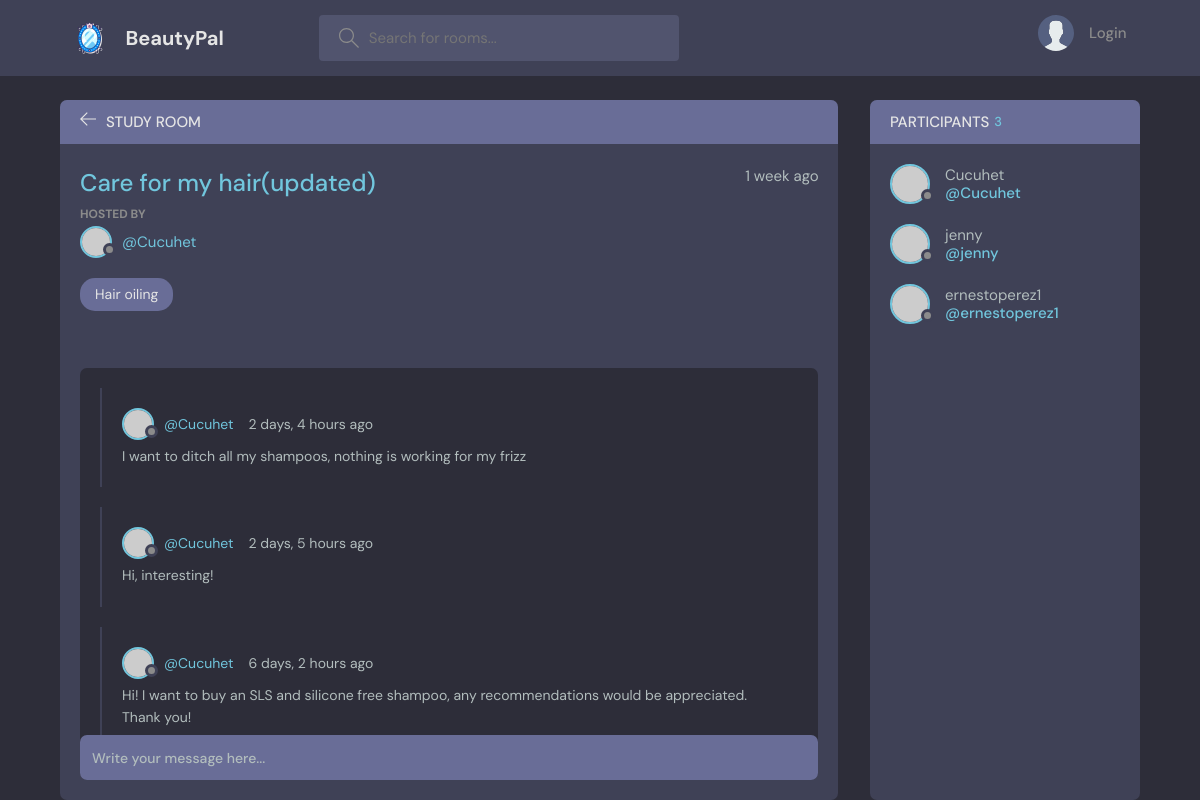
Page /room/2/ on the committed database.
### beautypal/models.py (models this page shows, shortened)
class Room(models.Model):
    host = models.ForeignKey(User, on_delete= models.SET_NULL, null = True)
    topic = models.ForeignKey(Topic, on_delete= models.SET_NULL, null = True)
    name = models.CharField(max_length=200)
    description = models.TextField(null=True, blank=True)
    participants = models.ManyToManyField(User, related_name='participants', blank = True)
    updated = models.DateTimeField(auto_now=True)
    created = models.DateTimeField(auto_now_add=True)
    class Meta:
        ordering = [ '-updated', '-created']

class Topic(models.Model):
    name = models.CharField(max_length=200)
    def __str__(self):
        return self.name

class Message(models.Model):
    user = models.ForeignKey(User, on_delete=models.CASCADE)
    room = models.ForeignKey(Room, on_delete= models.CASCADE)
    body = models.TextField()
    updated = models.DateTimeField(auto_now=True)
    created = models.DateTimeField(auto_now_add=True)
    class Meta:
        ordering = [ '-updated', '-created']

### beautypal/views.py (the view, shortened to what this page needs)
# urls.py: path('room/<str:pk>/', views.room, name="room"),
def room(request, pk):
    room = Room.objects.get(id=pk)
    room_messages = room.message_set.all().order_by('-created')
    participants = room.participants.all()
    context = {'room': room, 'room_messages' : room_messages, 'participants' : participants}
    return render(request, 'beautypal/room.html', context)

### beautypal/templates/beautypal/room.html (shortened to what this page needs)
{% extends 'main.html' %}
{% block content %}
<main class="profile-page layout layout--2">
  <div class="container">
    <div class="room">
      <div class="room__top">
        <div class="room__topLeft">
          <a href="{% url 'home' %}">
            <svg version="1.1" xmlns="http://www.w3.org/2000/svg" width="32" height="32" viewBox="0 0 32 32">
              <title>arrow-left</title>
              <path
                d="M13.723 2.286l-13.723 13.714 13.719 13.714 1.616-1.611-10.96-10.96h27.625v-2.286h-27.625l10.965-10.965-1.616-1.607z">
              </path>
            </svg>
          </a>
          <h3>Study Room</h3>
        </div>
      </div>
      <div class="room__box scroll">
        <div class="room__header scroll">
          <div class="room__info">
            <h3>{{room.name}}</h3>
            <span>{{room.created|timesince}} ago</span>
          </div>
          <div class="room__hosted">
            <p>Hosted By</p>
            <a href="{% url 'user-profile' room.host.id %}" class="room__author">
              <div class="avatar avatar--small">
                <img src="https://randomuser.me/api/portraits/men/37.jpg" />
              </div>
              <span>@{{room.host.username}}</span>
            </a>
          </div>
          <span class="room__topics">{{room.topic}}</span>
        </div>
        <div class="room__conversation">
          <div class="threads scroll">
            {% for message in room_messages %}
            <div class="thread">
              <div class="thread__top">
                <div class="thread__author">
                  <a href="{% url 'user-profile' message.user.id %}" class="thread__authorInfo">
                    <div class="avatar avatar--small">
                      <img src="https://randomuser.me/api/portraits/men/37.jpg" />
                    </div>
                    <span>@{{message.user.username}}</span>
                  </a>
                  <span class="thread__date">{{message.created|timesince}} ago</span>
                </div>
              </div>
              <div class="thread__details">
                {{message.body}}
              </div>
            </div>
            {% endfor %}
          </div>
        </div>
      </div>
      <div class="room__message">
        <form action="" method="POST">
          <input name="body" placeholder="Write your message here..." />
        </form>
      </div>
    </div>
    <div class="participants">
      <h3 class="participants__top">Participants <span>{{participants.count}}</span></h3>
      <div class="participants__list scroll">
        {% for user in participants %}
        <a href="{% url 'user-profile' user.id %}" class="participant">
          <div class="avatar avatar--medium">
            <img src="https://randomuser.me/api/portraits/men/37.jpg" />
          </div>
          <p>
            {{user.username}}
            <span>@{{user.username}}</span>
          </p>
        </a>
        {% endfor %}
      </div>
    </div>
  </div>
</main>
{% endblock content %}

### rows in the picture
Room: name "Care for my hair(updated)", created "1 week", host.username "Cucuhet", topic "Hair oiling"
Message: user.username "Cucuhet", created "2 days, 4 hours", body "I want to ditch all my shampoos, nothing is working for my frizz"
Message: user.username "Cucuhet", created "2 days, 5 hours", body "Hi, interesting!"
Message: user.username "Cucuhet", created "6 days, 2 hours", body "Hi! I want to buy an SLS and silicone free shampoo, any recommendations would be appreciated. Thank you!"

### other values in the picture
{{ participants.count }} "3"
{{ user.username }} "Cucuhet"
{{ user.username }} "jenny"
{{ user.username }} "ernestoperez1"
